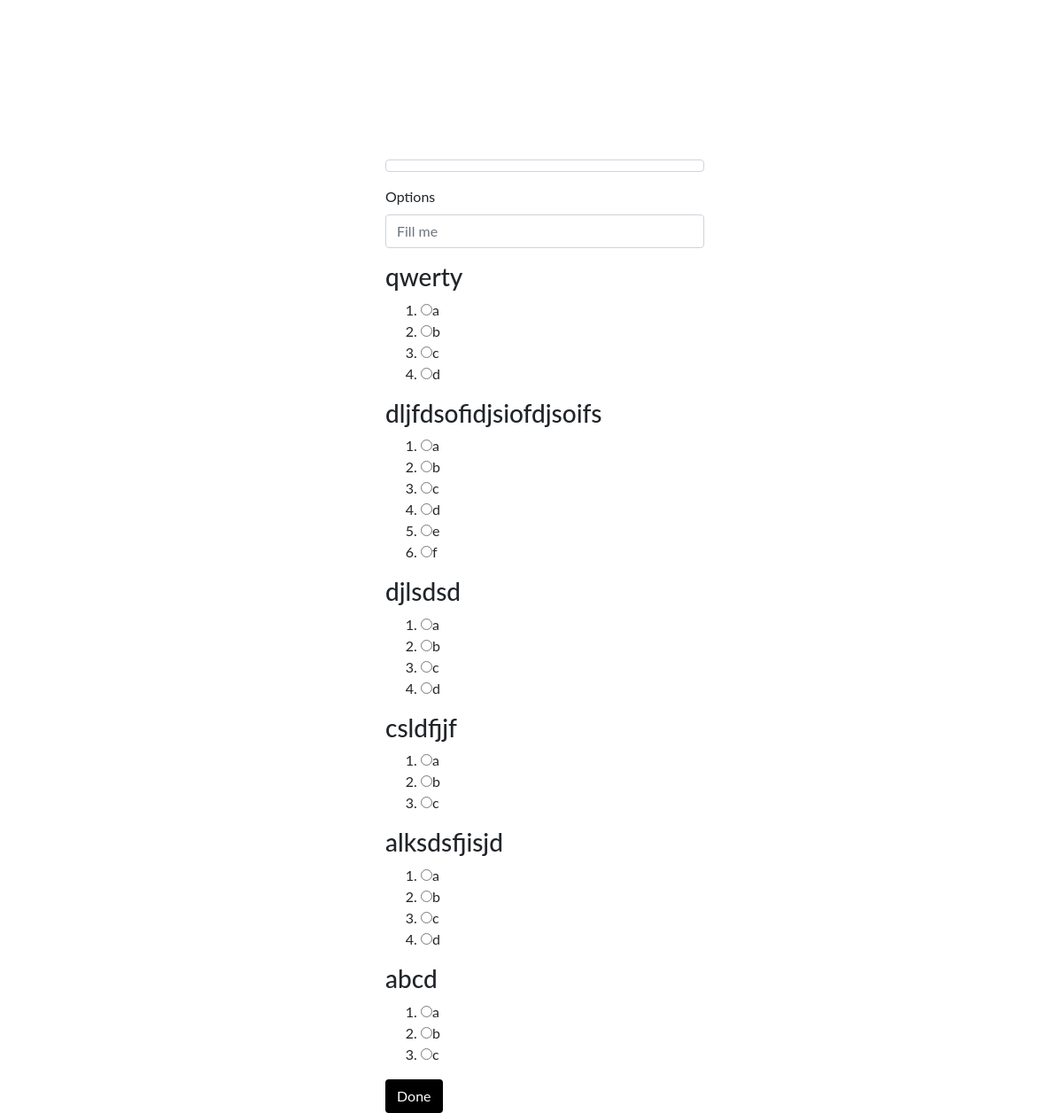
The page /exam.php on the database its author committed.
### tables this page shows
CREATE TABLE `questions` (
  `number` int(2) NOT NULL,
  `subject_id` varchar(10) NOT NULL,
  `test_num` int(11) NOT NULL,
  `description` varchar(200) DEFAULT NULL,
  `option1` varchar(100) DEFAULT NULL,
  `option2` varchar(100) DEFAULT NULL,
  `option3` varchar(100) DEFAULT NULL,
  `option4` varchar(100) DEFAULT NULL,
  `option5` varchar(100) DEFAULT NULL,
  `option6` varchar(100) DEFAULT NULL,
  `option7` varchar(100) DEFAULT NULL,
  `answer` varchar(20) DEFAULT NULL,
  `type` varchar(10) DEFAULT NULL
);

### exam.php (the view, shortened to what this page needs)
<?php
    include "./dbconn.php";
?>
<!DOCTYPE html>
<html lang="en">
<head>
    <link href="//maxcdn.bootstrapcdn.com/bootstrap/4.0.0/css/bootstrap.min.css" rel="stylesheet" id="bootstrap-css">
    <link href="exam.css" rel="stylesheet">
</head>
<body>
    <div class="main h-100 w-100">
        <div class="col-md-6 col-sm-12">
        <div class="login-form">
            <form name="add_name" id="add_name" method="post">
                <div class="form-group">
                    <p class="form-control" rows="5" ></p>
                </div>
                <div class="container1 form-group">
                    <label>Options</label>
                    <div><input type="text" name="mytext[]" class="form-control" placeholder="Fill me"></div>
                </div>
                <?php
                    $query = "SELECT * FROM questions ORDER BY number DESC  ";
                    $result = mysqli_query($connect, $query) or die( mysqli_error($connect));
                    while($row = mysqli_fetch_array($result))
                    {
                        echo '
                            <h3>'.$row["description"].'</h3>
                            <div class="form-group">
                                <ol>
                                    <li>
                                        <input type="radio" name="'.$row["number"].'" value="1" />'.$row["option1"].'
                                    </li>';if($row["option2"]!=NULL){echo'
                                    <li>
                                        <input type="radio" name="'.$row["number"].'" value="2" />'.$row["option2"].'
                                    </li>';}if($row["option3"]!=NULL){echo'
                                    <li>
                                        <input type="radio" name="'.$row["number"].'" value="3" />'.$row["option3"].'
                                    </li>';}if($row["option4"]!=NULL){echo'
                                    <li>
                                        <input type="radio" name="'.$row["number"].'" value="4" />'.$row["option4"].'
                                    </li>';}if($row["option5"]!=NULL){echo'
                                    <li>
                                        <input type="radio" name="'.$row["number"].'" value="5" />'.$row["option5"].'
                                    </li>';}if($row["option6"]!=NULL){echo'
                                    <li>
                                        <input type="radio" name="'.$row["number"].'" value="6" />'.$row["option6"].'
                                    </li>';}if($row["option7"]!=NULL){echo'
                                    </li>';}echo'
                                </ol>
                            </div>
                        ';
                    }
                ?>
                <button type="submit" name="submit" id="submit" value="submit" class="btn btn-black">Done</button>
            </form>
        </div>
        </div>
    </div>
</body>
</html>

### exam.css (style rules this page uses)
body { font-family: "Lato", sans-serif; }
.main { padding-left: 35%; }
.login-form { margin-top: 50%; }
.btn-black { background-color: #000 !important; color: #fff; }

### rows shown on the page
questions: description "qwerty", option1 "a", option2 "b", option3 "c", option4 "d"
questions: description "dljfdsofidjsiofdjsoifs", option1 "a", option2 "b", option3 "c", option4 "d", option5 "e", option6 "f"
questions: description "djlsdsd", option1 "a", option2 "b", option3 "c", option4 "d"
questions: description "csldfjjf", option1 "a", option2 "b", option3 "c"
questions: description "alksdsfjisjd", option1 "a", option2 "b", option3 "c", option4 "d"
questions: description "abcd", option1 "a", option2 "b", option3 "c"
